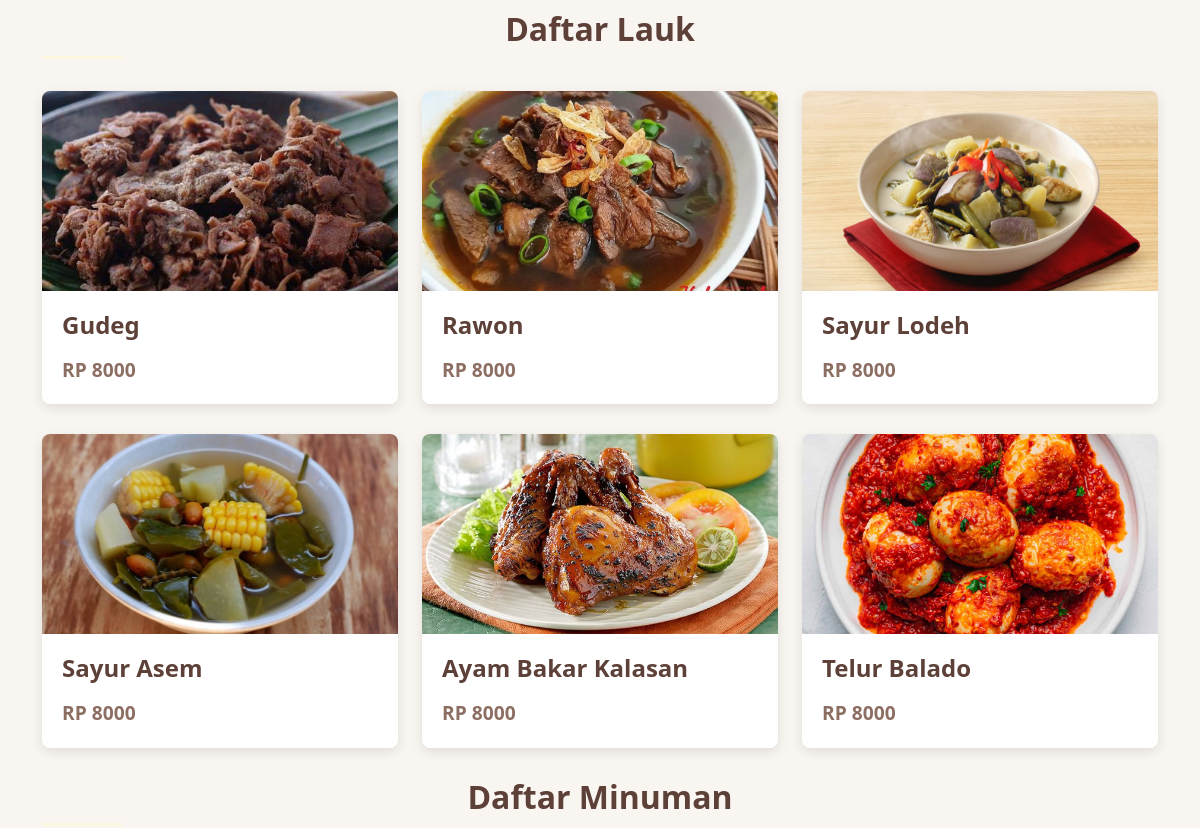
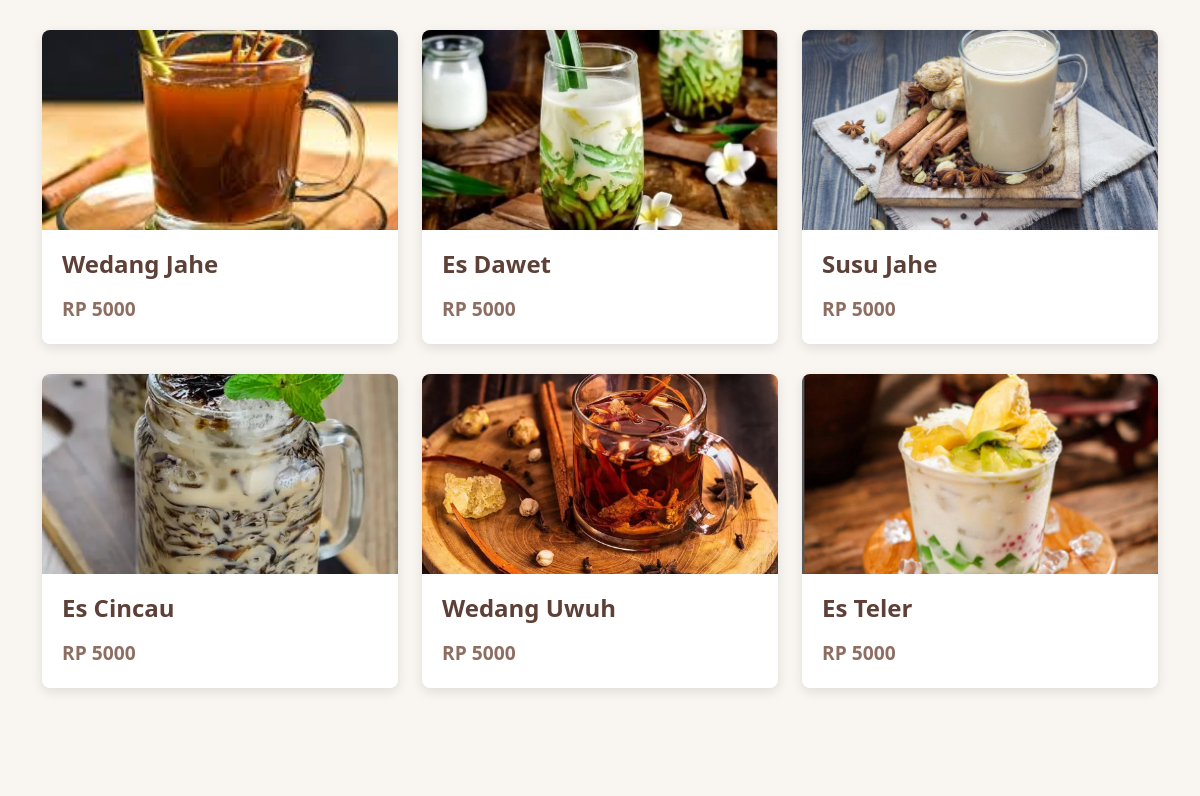
The app's page /UserPage/HomePage.php (signed in, middle part), older data (2 pictures, top to bottom).
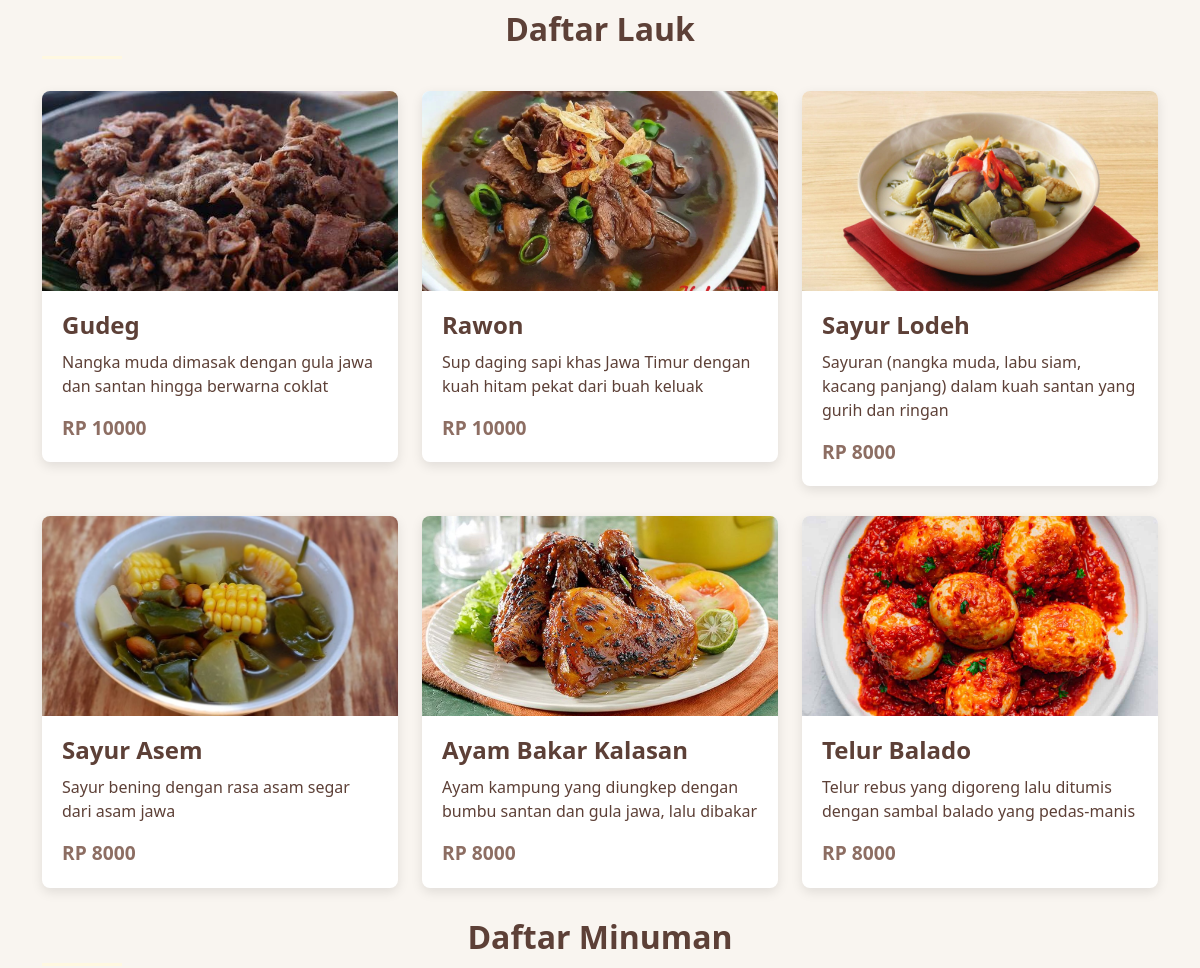
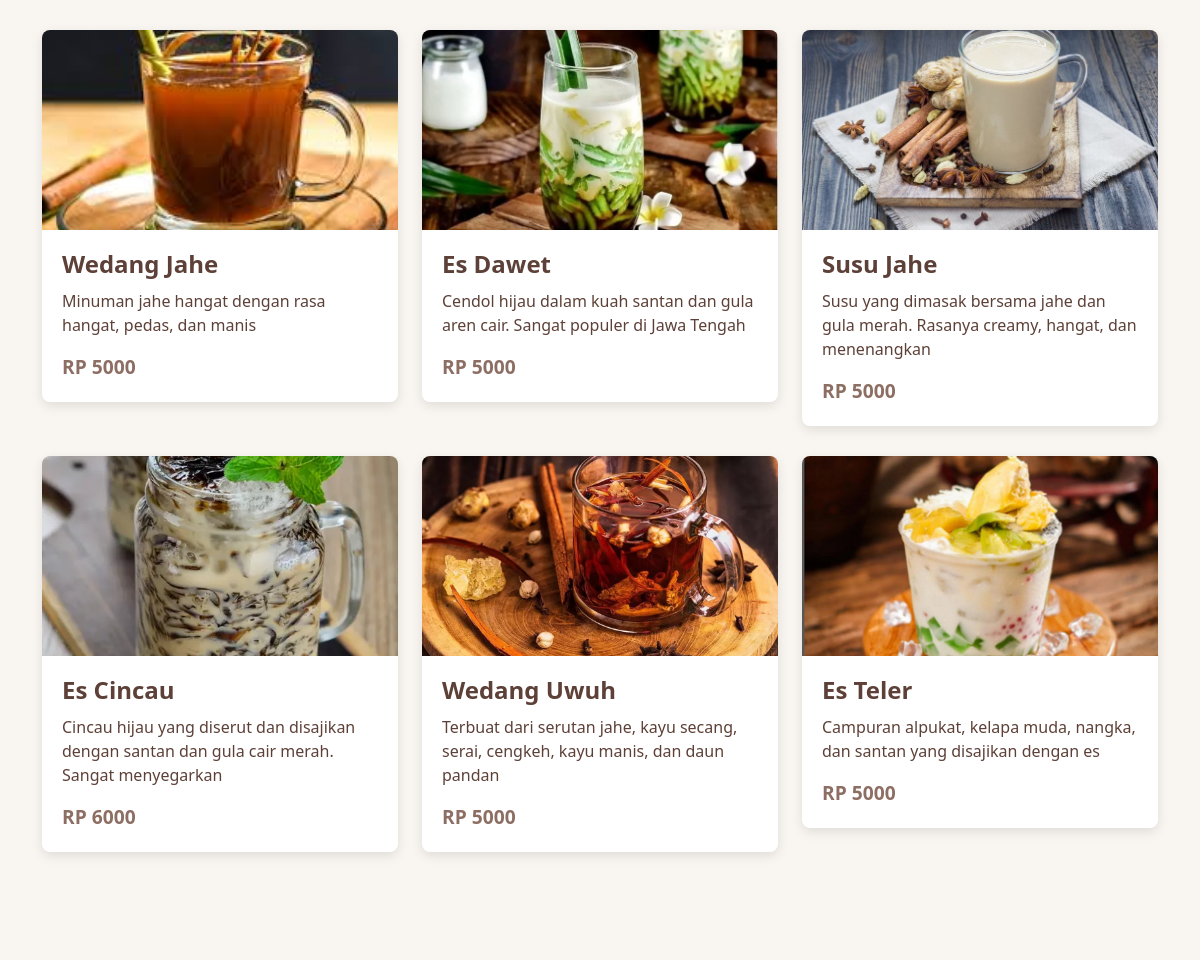
The same page, newer data (2 pictures, top to bottom).
### tables this page shows
CREATE TABLE `datalauk` (
  `IDLauk` int(10) NOT NULL,
  `NamaLauk` varchar(30) NOT NULL,
  `HargaLauk` int(9) NOT NULL,
  `GambarLauk` varchar(30) NOT NULL,
  `Kategori` varchar(30) NOT NULL,
  `TotalPenjualan` int(11) NOT NULL,
  `Deskripsi` text NOT NULL
);

CREATE TABLE `dataminuman` (
  `IDMinuman` int(10) NOT NULL,
  `NamaMinuman` varchar(30) NOT NULL,
  `HargaMinuman` int(10) NOT NULL,
  `GambarMinuman` varchar(30) NOT NULL,
  `Kategori` varchar(30) NOT NULL,
  `TotalPenjualan` int(11) NOT NULL,
  `Deskripsi` text NOT NULL
);

### UserPage/HomePage.php (the view, shortened to what this page needs)
<?php
include "FunctionUser.php";
$query = "SELECT * FROM datalauk";
$hasillauk = mysqli_query($koneksidb, $query);
$query = "SELECT * FROM dataminuman";
$hasilminuman = mysqli_query($koneksidb, $query);
?>
<!DOCTYPE html>
<html lang="en">
<head>
    <link href="https://cdn.jsdelivr.net/npm/bootstrap@5.3.0-alpha1/dist/css/bootstrap.min.css" rel="stylesheet">
    <link rel="stylesheet" href="../style/HomePage.css">
</head>
<body class="bodyuser">
    <section class="menu-section" id="menu">
        <div class="container">
            <h2 class="section-title text-center">Daftar Lauk</h2>
            <div class="row">
                <?php while($data = mysqli_fetch_assoc($hasillauk)) {
                    if($data["IDLauk"] == 0) continue; ?>
                    <div class='col-md-6 col-lg-4'>
                        <div class='menu-item'>
                            <div class='menu-item-img' style='background-image: url("../img/<?= $data["GambarLauk"]; ?>");'></div>
                            <div class='menu-item-content'>
                                <h4 class='menu-item-title'><?= $data["NamaLauk"]; ?></h4>
                                <p><?= $data["Deskripsi"]; ?></p>
                                <div class='d-flex justify-content-between align-items-center mt-3'>
                                    <span class='menu-item-price'>RP <?= $data["HargaLauk"]; ?></span>
                                </div>
                            </div>
                        </div>
                    </div>
                <?php } ?>
            </div>
            <h2 class="section-title text-center">Daftar Minuman</h2>
            <div class="row">
                <?php while($data = mysqli_fetch_assoc($hasilminuman)) { ?>
                    <div class='col-md-6 col-lg-4'>
                        <div class='menu-item'>
                            <div class='menu-item-img' style='background-image: url("../img/<?= $data["GambarMinuman"]; ?>");'></div>
                            <div class='menu-item-content'>
                                <h4 class='menu-item-title'><?= $data["NamaMinuman"]; ?></h4>
                                <p><?= $data["Deskripsi"]; ?></p>
                                <div class='d-flex justify-content-between align-items-center mt-3'>
                                    <span class='menu-item-price'>RP <?= $data["HargaMinuman"]; ?></span>
                                </div>
                            </div>
                        </div>
                    </div>
                <?php
                }
                ?>
            </div>
        </div>
    </section>
</body>
</html>

### style/HomePage.css (style rules this page uses)
.bodyuser { font-family: 'Segoe UI', Tahoma, Geneva, Verdana, sans-serif; color: #5D4037; }
.section-title { color: #5D4037; font-weight: 700; margin-bottom: 2rem; position: relative; padding-bottom: 10px; }
.section-title::after { content: ''; position: absolute; bottom: 0; left: 0; width: 80px; height: 3px; background-color: #FFF8E1; }
.menu-section { padding: 80px 0; background-color: #f9f5f0; }
.menu-item { background-color: white; border-radius: 8px; overflow: hidden; box-shadow: 0 4px 12px rgba(0, 0, 0, 0.1); transition: transform 0.3s ease; margin-bottom: 30px; }
.menu-item-img { height: 200px; background-size: cover; background-position: center; }
.menu-item-content { padding: 20px; }
.menu-item-title { font-weight: 600; color: #5D4037; margin-bottom: 10px; }
.menu-item-price { color: #8D6E63; font-weight: 700; font-size: 1.2rem; }

Row changes from the older to the newer data that the page shows:
changed datalauk "Gudeg": Deskripsi (not shown) → "Nangka muda dimasak dengan gula jawa dan santan hingga berwarna coklat"; HargaLauk "8000" → "10000"
changed datalauk "Rawon": Deskripsi (not shown) → "Sup daging sapi khas Jawa Timur dengan kuah hitam pekat dari buah keluak"; HargaLauk "8000" → "10000"
changed datalauk "Sayur Lodeh": Deskripsi (not shown) → "Sayuran (nangka muda, labu siam, kacang panjang) dalam kuah santan yang gurih dan ringan"
changed datalauk "Sayur Asem": Deskripsi (not shown) → "Sayur bening dengan rasa asam segar dari asam jawa"
changed datalauk "Ayam Bakar Kalasan": Deskripsi (not shown) → "Ayam kampung yang diungkep dengan bumbu santan dan gula jawa, lalu dibakar"
changed datalauk "Telur Balado": Deskripsi (not shown) → "Telur rebus yang digoreng lalu ditumis dengan sambal balado yang pedas-manis"
changed dataminuman "Wedang Jahe": Deskripsi (not shown) → "Minuman jahe hangat dengan rasa hangat, pedas, dan manis"
changed dataminuman "Es Dawet": Deskripsi (not shown) → "Cendol hijau dalam kuah santan dan gula aren cair. Sangat populer di Jawa Tengah"
changed dataminuman "Susu Jahe": Deskripsi (not shown) → "Susu yang dimasak bersama jahe dan gula merah. Rasanya creamy, hangat, dan menenangkan"
changed dataminuman "Es Cincau": Deskripsi (not shown) → "Cincau hijau yang diserut dan disajikan dengan santan dan gula cair merah. Sangat menyegarkan"; HargaMinuman "5000" → "6000"
changed dataminuman "Wedang Uwuh": Deskripsi (not shown) → "Terbuat dari serutan jahe, kayu secang, serai, cengkeh, kayu manis, dan daun pandan"
changed dataminuman "Es Teler": Deskripsi (not shown) → "Campuran alpukat, kelapa muda, nangka, dan santan yang disajikan dengan es"
